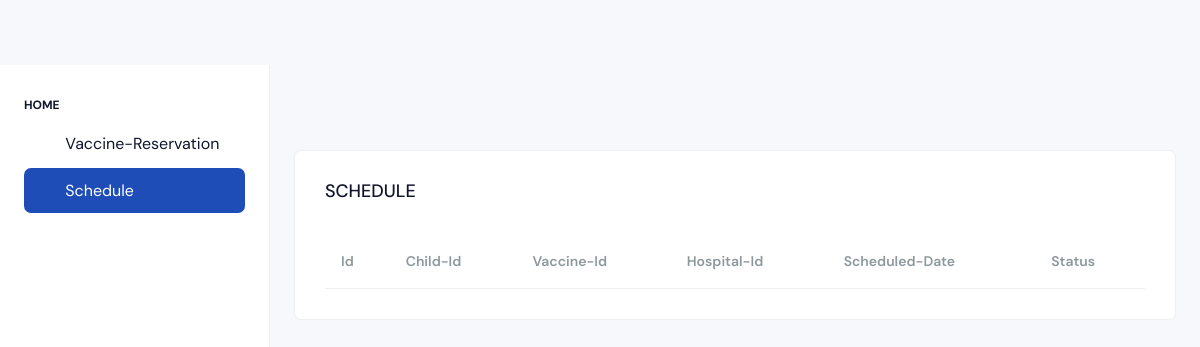
The page /admin/agha-schedule.php on the database as committed earlier.
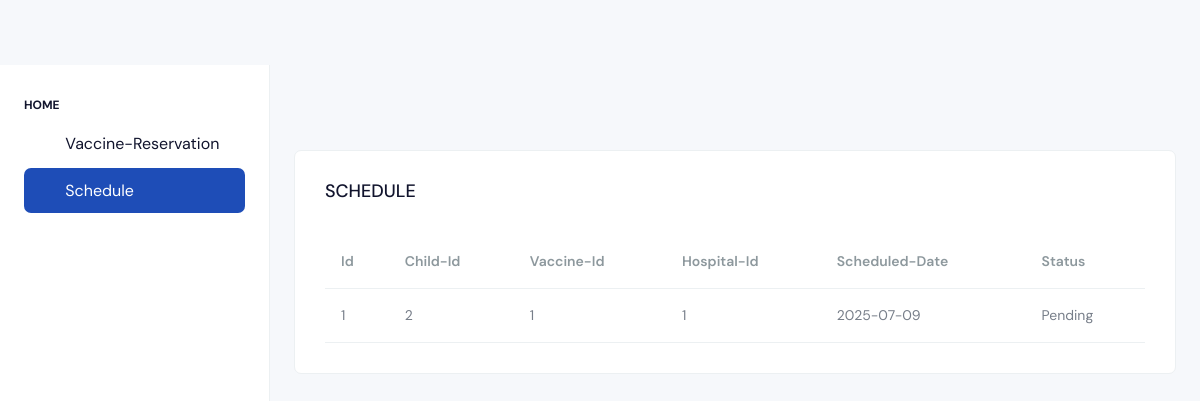
The same page on the database as committed later.
### tables this page shows
CREATE TABLE `vaccination_schedule` (
  `id` int(11) NOT NULL,
  `child_id` int(11) NOT NULL,
  `vaccine_id` int(11) NOT NULL,
  `hospital_id` int(11) DEFAULT NULL,
  `scheduled_date` date NOT NULL,
  `status` enum('Pending','Vaccinated','Missed') DEFAULT 'Pending'
);

### admin/agha-schedule.php (the view, shortened to what this page needs)
<?php
include('inc.connection.php');
$sql = "SELECT vs.*, c.name AS child_name, v.name AS vaccine_name, h.name AS hospital_name
        FROM vaccination_schedule vs
        LEFT JOIN children c ON vs.child_id = c.id
        LEFT JOIN vaccines v ON vs.vaccine_id = v.id
        LEFT JOIN hospitals h ON vs.hospital_id = h.id
        WHERE vs.hospital_id = 1";
$result = mysqli_query($conn, $sql);
?>
<!doctype html>
<html lang="en">
<head>
    <link rel="stylesheet" href="./assets/css/styles.min.css" />
</head>
<body>
    <div class="page-wrapper" id="main-wrapper" data-layout="vertical" data-navbarbg="skin6" data-sidebartype="full"
        data-sidebar-position="fixed" data-header-position="fixed">
        <aside class="left-sidebar">
            <div>
                 <nav class="sidebar-nav scroll-sidebar" data-simplebar="">
                 <ul id="sidebarnav">
                     <li class="nav-small-cap">
                        <span class="hide-menu">Home</span>
                     </li>
            <li class="sidebar-item">
              <a class="sidebar-link" href="agha-khan.php" aria-expanded="false">
                <i class="ti ti-atom"></i>
                <span class="hide-menu">Vaccine-Reservation</span>
              </a>
            </li>
             <li class="sidebar-item">
              <a class="sidebar-link" href="agha-schedule.php" aria-expanded="false">
                <i class="ti ti-atom"></i>
                <span class="hide-menu">Schedule</span>
              </a>
            </li>
          </ul>
        </nav>
            </div>
        </aside>
        <div class="body-wrapper">
            <div class="body-wrapper-inner">
                <div class="container-fluid">
                    <div class="row" style="margin-top: -30px;">
                        <div class="col-12">
                            <div class="card">
                                <div class="card-body">
                                    <div class="d-md-flex align-items-center">
                                        <div>
                                            <h4 class="card-title">SCHEDULE</h4>
                                        </div>
                                    </div>
                                    <div class="table-responsive mt-4">
                                        <table class="table mb-0 text-nowrap varient-table align-middle fs-3">
                                            <thead>
                                                <tr>
<th scope="col" class="px-3 text-muted">Id</th>
                          <th scope="col" class="px-3 text-muted">Child-Id</th>
                          <th scope="col" class="px-3 text-muted">Vaccine-Id</th>
                          <th scope="col" class="px-3 text-muted">Hospital-Id</th>
                          <th scope="col" class="px-3 text-muted">Scheduled-Date</th>
                          <th scope="col" class="px-3 text-muted">Status</th>
                      </thead>
                      <tbody>
                        <?php while ($row = mysqli_fetch_assoc($result)) { ?>
                          <tr>
                            <td class="px-3"><?php echo $row['id']; ?></td>
                            <td class="px-3"><?php echo $row['child_id']; ?></td>
                            <td class="px-3"><?php echo $row['vaccine_id']; ?></td>
                            <td class="px-3"><?php echo $row['hospital_id']; ?></td>
                            <td class="px-3"><?php echo $row['scheduled_date']; ?></td>
                            <td class="px-3"><?php echo $row['status']; ?></td>
                          </tr>
                        <?php } ?>
                                            </tbody>
                                        </table>
                                    </div>
                                </div>
                            </div>
                        </div>
                    </div>
                </div>
            </div>
        </div>
    </div>
</body>
</html>

Rows that differ between the two databases and show on the page:
added vaccination_schedule: id "1", child "2", vaccine "1", hospital "1", scheduled_date "2025-07-09", status "Pending"
